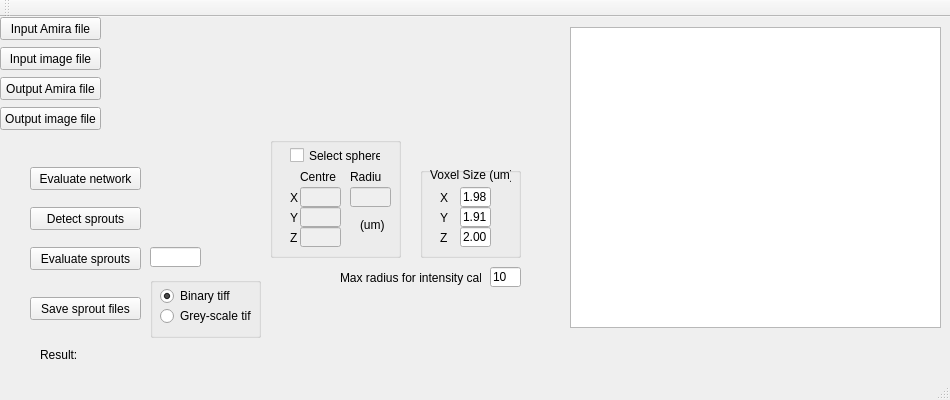
<?xml version="1.0" encoding="UTF-8"?>
<ui version="4.0">
 <class>MainWindow</class>
 <widget class="QMainWindow" name="MainWindow">
  <property name="geometry">
   <rect>
    <x>0</x>
    <y>0</y>
    <width>950</width>
    <height>400</height>
   </rect>
  </property>
  <property name="windowTitle">
   <string>Investigating dead ends in the vessel network</string>
  </property>
  <widget class="QWidget" name="centralWidget">
   <widget class="QPushButton" name="pushButtonInputAmiraFile">
    <property name="geometry">
     <rect>
      <x>0</x>
      <y>0</y>
      <width>101</width>
      <height>23</height>
     </rect>
    </property>
    <property name="text">
     <string>Input Amira file</string>
    </property>
   </widget>
   <widget class="QLabel" name="labelInputAmiraFile">
    <property name="geometry">
     <rect>
      <x>110</x>
      <y>0</y>
      <width>451</width>
      <height>21</height>
     </rect>
    </property>
    <property name="text">
     <string/>
    </property>
   </widget>
   <widget class="QPushButton" name="pushButtonSprouts">
    <property name="geometry">
     <rect>
      <x>30</x>
      <y>190</y>
      <width>111</width>
      <height>23</height>
     </rect>
    </property>
    <property name="text">
     <string>Detect sprouts</string>
    </property>
   </widget>
   <widget class="QLabel" name="label">
    <property name="geometry">
     <rect>
      <x>40</x>
      <y>330</y>
      <width>41</width>
      <height>16</height>
     </rect>
    </property>
    <property name="text">
     <string>Result:</string>
    </property>
   </widget>
   <widget class="QLabel" name="labelResult">
    <property name="geometry">
     <rect>
      <x>80</x>
      <y>330</y>
      <width>491</width>
      <height>16</height>
     </rect>
    </property>
    <property name="text">
     <string/>
    </property>
   </widget>
   <widget class="QTextEdit" name="textEdit">
    <property name="geometry">
     <rect>
      <x>570</x>
      <y>10</y>
      <width>371</width>
      <height>301</height>
     </rect>
    </property>
   </widget>
   <widget class="QPushButton" name="pushButtonOutputAmiraFile">
    <property name="geometry">
     <rect>
      <x>0</x>
      <y>60</y>
      <width>101</width>
      <height>23</height>
     </rect>
    </property>
    <property name="text">
     <string>Output Amira file</string>
    </property>
   </widget>
   <widget class="QLabel" name="labelOutputAmiraFile">
    <property name="geometry">
     <rect>
      <x>110</x>
      <y>60</y>
      <width>451</width>
      <height>21</height>
     </rect>
    </property>
    <property name="text">
     <string/>
    </property>
   </widget>
   <widget class="QPushButton" name="pushButtonInputTiffFile">
    <property name="geometry">
     <rect>
      <x>0</x>
      <y>30</y>
      <width>101</width>
      <height>23</height>
     </rect>
    </property>
    <property name="text">
     <string>Input image file</string>
    </property>
   </widget>
   <widget class="QLabel" name="labelInputTiffFile">
    <property name="geometry">
     <rect>
      <x>110</x>
      <y>30</y>
      <width>451</width>
      <height>21</height>
     </rect>
    </property>
    <property name="text">
     <string/>
    </property>
   </widget>
   <widget class="QLineEdit" name="lineEditNsprouts">
    <property name="geometry">
     <rect>
      <x>150</x>
      <y>230</y>
      <width>51</width>
      <height>20</height>
     </rect>
    </property>
    <property name="readOnly">
     <bool>true</bool>
    </property>
   </widget>
   <widget class="QPushButton" name="pushButtonEvaluate">
    <property name="geometry">
     <rect>
      <x>30</x>
      <y>230</y>
      <width>111</width>
      <height>23</height>
     </rect>
    </property>
    <property name="text">
     <string>Evaluate sprouts</string>
    </property>
   </widget>
   <widget class="QGroupBox" name="groupBoxVoxel">
    <property name="geometry">
     <rect>
      <x>420</x>
      <y>150</y>
      <width>101</width>
      <height>91</height>
     </rect>
    </property>
    <property name="title">
     <string/>
    </property>
    <widget class="QLineEdit" name="lineEdit_zvoxel">
     <property name="geometry">
      <rect>
       <x>40</x>
       <y>60</y>
       <width>31</width>
       <height>20</height>
      </rect>
     </property>
     <property name="text">
      <string>2.00</string>
     </property>
    </widget>
    <widget class="QLabel" name="label_z">
     <property name="geometry">
      <rect>
       <x>20</x>
       <y>60</y>
       <width>16</width>
       <height>21</height>
      </rect>
     </property>
     <property name="text">
      <string>Z</string>
     </property>
    </widget>
    <widget class="QLineEdit" name="lineEdit_xvoxel">
     <property name="geometry">
      <rect>
       <x>40</x>
       <y>20</y>
       <width>31</width>
       <height>20</height>
      </rect>
     </property>
     <property name="text">
      <string>1.98</string>
     </property>
    </widget>
    <widget class="QLabel" name="label_x">
     <property name="geometry">
      <rect>
       <x>20</x>
       <y>20</y>
       <width>16</width>
       <height>21</height>
      </rect>
     </property>
     <property name="text">
      <string>X</string>
     </property>
    </widget>
    <widget class="QLineEdit" name="lineEdit_yvoxel">
     <property name="geometry">
      <rect>
       <x>40</x>
       <y>40</y>
       <width>31</width>
       <height>20</height>
      </rect>
     </property>
     <property name="text">
      <string>1.91</string>
     </property>
    </widget>
    <widget class="QLabel" name="label_y">
     <property name="geometry">
      <rect>
       <x>20</x>
       <y>40</y>
       <width>16</width>
       <height>21</height>
      </rect>
     </property>
     <property name="text">
      <string>Y</string>
     </property>
    </widget>
    <widget class="QLabel" name="label_voxel">
     <property name="geometry">
      <rect>
       <x>10</x>
       <y>0</y>
       <width>81</width>
       <height>16</height>
      </rect>
     </property>
     <property name="text">
      <string>Voxel Size (um)</string>
     </property>
    </widget>
   </widget>
   <widget class="QGroupBox" name="groupBoxSphere">
    <property name="geometry">
     <rect>
      <x>270</x>
      <y>120</y>
      <width>131</width>
      <height>121</height>
     </rect>
    </property>
    <property name="title">
     <string/>
    </property>
    <widget class="QLineEdit" name="lineEditRadius">
     <property name="enabled">
      <bool>false</bool>
     </property>
     <property name="geometry">
      <rect>
       <x>80</x>
       <y>50</y>
       <width>41</width>
       <height>20</height>
      </rect>
     </property>
    </widget>
    <widget class="QLineEdit" name="lineEditZ">
     <property name="enabled">
      <bool>false</bool>
     </property>
     <property name="geometry">
      <rect>
       <x>30</x>
       <y>90</y>
       <width>41</width>
       <height>20</height>
      </rect>
     </property>
    </widget>
    <widget class="QLineEdit" name="lineEditY">
     <property name="enabled">
      <bool>false</bool>
     </property>
     <property name="geometry">
      <rect>
       <x>30</x>
       <y>70</y>
       <width>41</width>
       <height>20</height>
      </rect>
     </property>
    </widget>
    <widget class="QLabel" name="labelSphere">
     <property name="geometry">
      <rect>
       <x>30</x>
       <y>30</y>
       <width>41</width>
       <height>20</height>
      </rect>
     </property>
     <property name="text">
      <string>Centre</string>
     </property>
    </widget>
    <widget class="QLabel" name="labelR">
     <property name="geometry">
      <rect>
       <x>80</x>
       <y>30</y>
       <width>31</width>
       <height>20</height>
      </rect>
     </property>
     <property name="text">
      <string>Radius</string>
     </property>
    </widget>
    <widget class="QLineEdit" name="lineEditX">
     <property name="enabled">
      <bool>false</bool>
     </property>
     <property name="geometry">
      <rect>
       <x>30</x>
       <y>50</y>
       <width>41</width>
       <height>20</height>
      </rect>
     </property>
    </widget>
    <widget class="QCheckBox" name="checkBoxSphere">
     <property name="geometry">
      <rect>
       <x>20</x>
       <y>10</y>
       <width>91</width>
       <height>17</height>
      </rect>
     </property>
     <property name="text">
      <string>Select sphere</string>
     </property>
    </widget>
    <widget class="QLabel" name="label_y_2">
     <property name="geometry">
      <rect>
       <x>20</x>
       <y>70</y>
       <width>16</width>
       <height>21</height>
      </rect>
     </property>
     <property name="text">
      <string>Y</string>
     </property>
    </widget>
    <widget class="QLabel" name="label_x_2">
     <property name="geometry">
      <rect>
       <x>20</x>
       <y>50</y>
       <width>16</width>
       <height>21</height>
      </rect>
     </property>
     <property name="text">
      <string>X</string>
     </property>
    </widget>
    <widget class="QLabel" name="label_z_2">
     <property name="geometry">
      <rect>
       <x>20</x>
       <y>90</y>
       <width>16</width>
       <height>21</height>
      </rect>
     </property>
     <property name="text">
      <string>Z</string>
     </property>
    </widget>
    <widget class="QLabel" name="label_um">
     <property name="geometry">
      <rect>
       <x>90</x>
       <y>80</y>
       <width>31</width>
       <height>16</height>
      </rect>
     </property>
     <property name="text">
      <string>(um)</string>
     </property>
    </widget>
   </widget>
   <widget class="QPushButton" name="pushButtonEvaluateAll">
    <property name="geometry">
     <rect>
      <x>30</x>
      <y>150</y>
      <width>111</width>
      <height>23</height>
     </rect>
    </property>
    <property name="text">
     <string>Evaluate network</string>
    </property>
   </widget>
   <widget class="QPushButton" name="pushButtonSaveFile">
    <property name="geometry">
     <rect>
      <x>30</x>
      <y>280</y>
      <width>111</width>
      <height>23</height>
     </rect>
    </property>
    <property name="text">
     <string>Save sprout files</string>
    </property>
   </widget>
   <widget class="QLabel" name="label_rlimit">
    <property name="geometry">
     <rect>
      <x>340</x>
      <y>250</y>
      <width>141</width>
      <height>21</height>
     </rect>
    </property>
    <property name="text">
     <string>Max radius for intensity calc.</string>
    </property>
   </widget>
   <widget class="QLineEdit" name="lineEditRlimit">
    <property name="geometry">
     <rect>
      <x>490</x>
      <y>250</y>
      <width>31</width>
      <height>20</height>
     </rect>
    </property>
    <property name="text">
     <string>10</string>
    </property>
   </widget>
   <widget class="QLabel" name="labelOutputTiffFile">
    <property name="geometry">
     <rect>
      <x>110</x>
      <y>90</y>
      <width>451</width>
      <height>21</height>
     </rect>
    </property>
    <property name="text">
     <string/>
    </property>
   </widget>
   <widget class="QPushButton" name="pushButtonOutputTiffFile">
    <property name="geometry">
     <rect>
      <x>0</x>
      <y>90</y>
      <width>101</width>
      <height>23</height>
     </rect>
    </property>
    <property name="text">
     <string>Output image file</string>
    </property>
   </widget>
   <widget class="QGroupBox" name="groupBox_tiff">
    <property name="geometry">
     <rect>
      <x>150</x>
      <y>260</y>
      <width>111</width>
      <height>61</height>
     </rect>
    </property>
    <property name="title">
     <string/>
    </property>
    <widget class="QRadioButton" name="radioButton_tiff_binary">
     <property name="geometry">
      <rect>
       <x>10</x>
       <y>10</y>
       <width>82</width>
       <height>18</height>
      </rect>
     </property>
     <property name="text">
      <string>Binary tiff</string>
     </property>
     <property name="checked">
      <bool>true</bool>
     </property>
    </widget>
    <widget class="QRadioButton" name="radioButton_tiff_grey">
     <property name="geometry">
      <rect>
       <x>10</x>
       <y>30</y>
       <width>91</width>
       <height>18</height>
      </rect>
     </property>
     <property name="text">
      <string>Grey-scale tiff</string>
     </property>
    </widget>
   </widget>
  </widget>
  <widget class="QMenuBar" name="menuBar">
   <property name="geometry">
    <rect>
     <x>0</x>
     <y>0</y>
     <width>950</width>
     <height>18</height>
    </rect>
   </property>
  </widget>
  <widget class="QToolBar" name="mainToolBar">
   <attribute name="toolBarArea">
    <enum>TopToolBarArea</enum>
   </attribute>
   <attribute name="toolBarBreak">
    <bool>false</bool>
   </attribute>
  </widget>
  <widget class="QStatusBar" name="statusBar"/>
 </widget>
 <layoutdefault spacing="6" margin="11"/>
 <resources/>
 <connections>
  <connection>
   <sender>pushButtonSprouts</sender>
   <signal>clicked()</signal>
   <receiver>MainWindow</receiver>
   <slot>detectDeadends()</slot>
   <hints>
    <hint type="sourcelabel">
     <x>98</x>
     <y>240</y>
    </hint>
    <hint type="destinationlabel">
     <x>308</x>
     <y>179</y>
    </hint>
   </hints>
  </connection>
  <connection>
   <sender>pushButtonEvaluate</sender>
   <signal>clicked()</signal>
   <receiver>MainWindow</receiver>
   <slot>evaluate()</slot>
   <hints>
    <hint type="sourcelabel">
     <x>109</x>
     <y>276</y>
    </hint>
    <hint type="destinationlabel">
     <x>238</x>
     <y>210</y>
    </hint>
   </hints>
  </connection>
  <connection>
   <sender>checkBoxSphere</sender>
   <signal>clicked()</signal>
   <receiver>MainWindow</receiver>
   <slot>optionSphere()</slot>
   <hints>
    <hint type="sourcelabel">
     <x>319</x>
     <y>178</y>
    </hint>
    <hint type="destinationlabel">
     <x>429</x>
     <y>146</y>
    </hint>
   </hints>
  </connection>
  <connection>
   <sender>lineEdit_xvoxel</sender>
   <signal>textChanged(QString)</signal>
   <receiver>MainWindow</receiver>
   <slot>voxelChanged()</slot>
   <hints>
    <hint type="sourcelabel">
     <x>470</x>
     <y>225</y>
    </hint>
    <hint type="destinationlabel">
     <x>773</x>
     <y>278</y>
    </hint>
   </hints>
  </connection>
  <connection>
   <sender>lineEdit_yvoxel</sender>
   <signal>textChanged(QString)</signal>
   <receiver>MainWindow</receiver>
   <slot>voxelChanged()</slot>
   <hints>
    <hint type="sourcelabel">
     <x>472</x>
     <y>241</y>
    </hint>
    <hint type="destinationlabel">
     <x>674</x>
     <y>298</y>
    </hint>
   </hints>
  </connection>
  <connection>
   <sender>lineEdit_zvoxel</sender>
   <signal>textChanged(QString)</signal>
   <receiver>MainWindow</receiver>
   <slot>voxelChanged()</slot>
   <hints>
    <hint type="sourcelabel">
     <x>480</x>
     <y>263</y>
    </hint>
    <hint type="destinationlabel">
     <x>582</x>
     <y>321</y>
    </hint>
   </hints>
  </connection>
  <connection>
   <sender>pushButtonEvaluateAll</sender>
   <signal>clicked()</signal>
   <receiver>MainWindow</receiver>
   <slot>getAllIntensities()</slot>
   <hints>
    <hint type="sourcelabel">
     <x>97</x>
     <y>190</y>
    </hint>
    <hint type="destinationlabel">
     <x>207</x>
     <y>263</y>
    </hint>
   </hints>
  </connection>
  <connection>
   <sender>pushButtonSaveFile</sender>
   <signal>clicked()</signal>
   <receiver>MainWindow</receiver>
   <slot>saveDeadendFile()</slot>
   <hints>
    <hint type="sourcelabel">
     <x>116</x>
     <y>314</y>
    </hint>
    <hint type="destinationlabel">
     <x>234</x>
     <y>315</y>
    </hint>
   </hints>
  </connection>
  <connection>
   <sender>pushButtonInputAmiraFile</sender>
   <signal>clicked()</signal>
   <receiver>MainWindow</receiver>
   <slot>inputAmiraFileSelecter()</slot>
   <hints>
    <hint type="sourcelabel">
     <x>87</x>
     <y>39</y>
    </hint>
    <hint type="destinationlabel">
     <x>125</x>
     <y>55</y>
    </hint>
   </hints>
  </connection>
  <connection>
   <sender>pushButtonInputTiffFile</sender>
   <signal>clicked()</signal>
   <receiver>MainWindow</receiver>
   <slot>inputTiffFileSelecter()</slot>
   <hints>
    <hint type="sourcelabel">
     <x>97</x>
     <y>73</y>
    </hint>
    <hint type="destinationlabel">
     <x>148</x>
     <y>84</y>
    </hint>
   </hints>
  </connection>
  <connection>
   <sender>pushButtonOutputAmiraFile</sender>
   <signal>clicked()</signal>
   <receiver>MainWindow</receiver>
   <slot>outputAmiraFileSelecter()</slot>
   <hints>
    <hint type="sourcelabel">
     <x>92</x>
     <y>108</y>
    </hint>
    <hint type="destinationlabel">
     <x>176</x>
     <y>115</y>
    </hint>
   </hints>
  </connection>
  <connection>
   <sender>pushButtonOutputTiffFile</sender>
   <signal>clicked()</signal>
   <receiver>MainWindow</receiver>
   <slot>outputTiffFileSelecter()</slot>
   <hints>
    <hint type="sourcelabel">
     <x>95</x>
     <y>132</y>
    </hint>
    <hint type="destinationlabel">
     <x>211</x>
     <y>144</y>
    </hint>
   </hints>
  </connection>
 </connections>
 <slots>
  <slot>detectDeadends()</slot>
  <slot>evaluate()</slot>
  <slot>optionSphere()</slot>
  <slot>voxelChanged()</slot>
  <slot>getAllIntensities()</slot>
  <slot>saveDeadendFile()</slot>
  <slot>inputAmiraFileSelecter()</slot>
  <slot>inputTiffFileSelecter()</slot>
  <slot>outputAmiraFileSelecter()</slot>
  <slot>outputTiffFileSelecter()</slot>
 </slots>
</ui>
